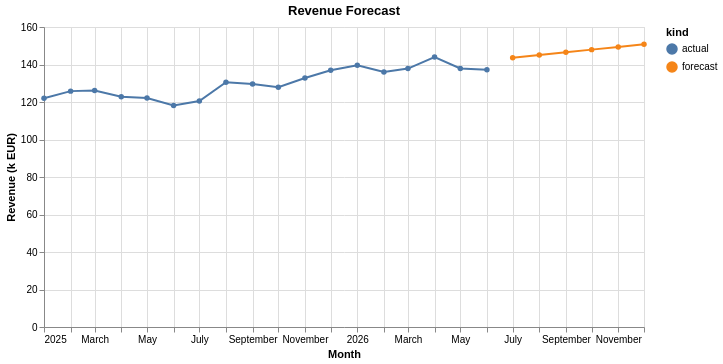

Source (notebook cell):
### Markdown cell above
Trend forecast for the next six months (Vega-Lite).

### Code cell
t = np.arange(18)
slope, icpt = np.polyfit(t[-12:], revenue[-12:], 1)
future = pd.date_range(months[-1], periods=7, freq='MS')[1:]
rows = [{'month': str(m.date()), 'revenue': float(v), 'kind': 'actual'} for m, v in zip(months, revenue)]
rows += [{'month': str(m.date()), 'revenue': float(icpt + slope * (18 + i)), 'kind': 'forecast'} for i, m in enumerate(future)]
spec = {'$schema': 'https://vega.github.io/schema/vega-lite/v5.json', 'title': 'Revenue Forecast', 'width': 600, 'height': 300, 'data': {'values': rows}, 'mark': {'type': 'line', 'point': True}, 'encoding': {'x': {'field': 'month', 'type': 'temporal', 'title': 'Month'}, 'y': {'field': 'revenue', 'type': 'quantitative', 'title': 'Revenue (k EUR)'}, 'color': {'field': 'kind', 'type': 'nominal'}}}
display({'application/vnd.vegalite.v5+json': spec}, raw=True)

### Figure 1 — Vega-Lite specification as saved in the notebook (floating-point values rounded to 4 significant figures)
{"$schema": "https://vega.github.io/schema/vega-lite/v5.json", "data": {"values": [{"kind": "actual", "month": "2025-01-01", "revenue": 122.0}, {"kind": "actual", "month": "2025-02-01", "revenue": 125.8}, {"kind": "actual", "month": "2025-03-01", "revenue": 126.2}, {"kind": "actual", "month": "2025-04-01", "revenue": 122.8}, {"kind": "actual", "month": "2025-05-01", "revenue": 122.1}, {"kind": "actual", "month": "2025-06-01", "revenue": 118.1}, {"kind": "actual", "month": "2025-07-01", "revenue": 120.5}, {"kind": "actual", "month": "2025-08-01", "revenue": 130.5}, {"kind": "actual", "month": "2025-09-01", "revenue": 129.6}, {"kind": "actual", "month": "2025-10-01", "revenue": 127.9}, {"kind": "actual", "month": "2025-11-01", "revenue": 132.8}, {"kind": "actual", "month": "2025-12-01", "revenue": 136.9}, {"kind": "actual", "month": "2026-01-01", "revenue": 139.6}, {"kind": "actual", "month": "2026-02-01", "revenue": 136.0}, {"kind": "actual", "month": "2026-03-01", "revenue": 137.8}, {"kind": "actual", "month": "2026-04-01", "revenue": 144.0}, {"kind": "actual", "month": "2026-05-01", "revenue": 137.9}, {"kind": "actual", "month": "2026-06-01", "revenue": 137.2}, {"kind": "forecast", "month": "2026-07-01", "revenue": 143.6}, {"kind": "forecast", "month": "2026-08-01", "revenue": 145.0}, {"kind": "forecast", "month": "2026-09-01", "revenue": 146.5}, {"kind": "forecast", "month": "2026-10-01", "revenue": 147.9}, {"kind": "forecast", "month": "2026-11-01", "revenue": 149.4}, {"kind": "forecast", "month": "2026-12-01", "revenue": 150.8}]}, "encoding": {"color": {"field": "kind", "type": "nominal"}, "x": {"field": "month", "title": "Month", "type": "temporal"}, "y": {"field": "revenue", "title": "Revenue (k EUR)", "type": "quantitative"}}, "height": 300, "mark": {"point": true, "type": "line"}, "title": "Revenue Forecast", "width": 600}
